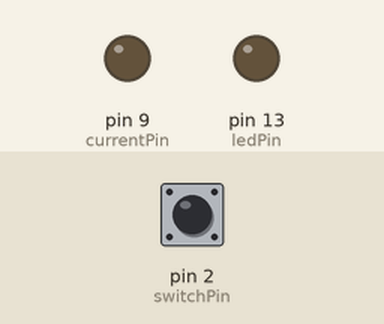
Simulated run of this sketch. Board: Arduino Uno, built with avr-gcc and run on an emulated ATmega328P. Parts: output pins drawn as LEDs (lit = HIGH). The test bench sets the inputs (shaded band); at power-on: pin 2 (switchPin) LOW. What the sketch prints to the serial monitor is not drawn.

Above: at 1.2 s.
1.3 s: pin 2 (switchPin) pulled HIGH for 0.15 s
At 1.39 s:
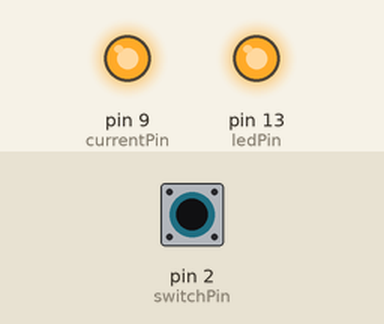
2.9 s: pin 2 (switchPin) pulled HIGH for 3.2 s
At 7.2 s:
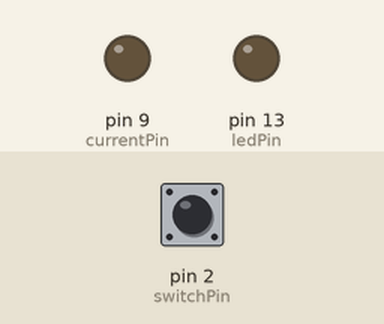
Timing chart, 0 to 8.7 s (numbered marks = the images above; inputs shaded):
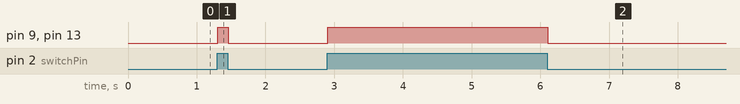

The sketch:

Arduino_Code_Guide.ino
```cpp
// tDCS সার্কিটের জন্য Arduino কোড
// এই কোডটি tDCS এর জন্য প্রয়োজনীয় কার্যকলাপ সম্পাদন করে
// কারেন্ট নিয়ন্ত্রণ, সুইচ স্টেট, এবং স্টিমুলেশন সময়ের জন্য

// পিন ডিফাইনেশন
const int currentPin = 9;         // পিন যার মাধ্যমে কারেন্ট নিয়ন্ত্রণ হবে
const int switchPin = 2;          // সুইচ পিন (tDCS চালু বা বন্ধ করার জন্য)
const int ledPin = 13;            // LED পিন, যাতে tDCS সক্রিয় বা নিষ্ক্রিয় হওয়ার অবস্থান প্রদর্শিত হয়

// ভ্যারিয়েবল
int switchState = 0;              // সুইচের অবস্থা (চালু/বন্ধ)
unsigned long stimulationTime = 1200000; // 20 মিনিট (স্টিমুলেশন সময়, মিলিসেকেন্ডে)
unsigned long startTime;         // স্টিমুলেশন শুরু সময়
int targetCurrent = 2;            // টার্গেট কারেন্ট (mA), 1-2mA রেঞ্জের মধ্যে

// সিস্টেম সেটআপ ফাংশন
void setup() {
  // সুইচ পিন ইনপুট হিসেবে সেট করা হচ্ছে
  pinMode(switchPin, INPUT);

  // পিনগুলো আউটপুট হিসেবে সেট করা হচ্ছে
  pinMode(currentPin, OUTPUT);
  pinMode(ledPin, OUTPUT);

  // সিরিয়াল মনিটর শুরু করা হচ্ছে (ডিবাগের জন্য)
  Serial.begin(9600);
  startTime = millis(); // স্টিমুলেশন শুরু হওয়া সময়
  Serial.println("tDCS সিস্টেম চালু...");
}

// মূল লুপ
void loop() {
  // সুইচের অবস্থা চেক করা হচ্ছে
  switchState = digitalRead(switchPin);

  if (switchState == HIGH) { // সুইচ চালু থাকলে
    // tDCS চালু করুন (এখানে আপনার ট্রানজিস্টর বা ট্রান্সফর্মার ব্যবহার করা হতে পারে)
    digitalWrite(currentPin, HIGH); // কারেন্ট চালু
    digitalWrite(ledPin, HIGH);     // LED অন (tDCS সক্রিয় হওয়ার সংকেত)

    // সিরিয়াল মনিটরেও tDCS চালু হওয়ার বার্তা প্রেরণ করা হচ্ছে
    Serial.println("tDCS চালু");

    // স্টিমুলেশন সময় চেক করুন (যতক্ষণ না স্টিমুলেশন সময় শেষ হয়)
    if (millis() - startTime >= stimulationTime) {
      // স্টিমুলেশন সময় শেষ হলে tDCS বন্ধ করুন
      digitalWrite(currentPin, LOW);  // কারেন্ট বন্ধ
      digitalWrite(ledPin, LOW);      // LED বন্ধ (tDCS নিষ্ক্রিয়)

      // সিরিয়াল মনিটরেও বার্তা পাঠানো হচ্ছে
      Serial.println("tDCS বন্ধ");

      // সময় রিসেট করা হচ্ছে
      startTime = millis();
    }
  } else { // সুইচ বন্ধ থাকলে
    // যদি সুইচ বন্ধ থাকে, তাহলে tDCS বন্ধ করুন
    digitalWrite(currentPin, LOW);  // কারেন্ট বন্ধ
    digitalWrite(ledPin, LOW);      // LED বন্ধ

    // সিরিয়াল মনিটরেও বার্তা পাঠানো হচ্ছে
    Serial.println("tDCS বন্ধ");
  }
}
```

Measured:
- after the input at 1.3 s, pin 9 (currentPin), pin 13 (ledPin): LOW → HIGH at once, → LOW 0.16 s later
- after the input at 2.9 s, pin 9 (currentPin), pin 13 (ledPin): LOW → HIGH at once, → LOW 3.2 s later
